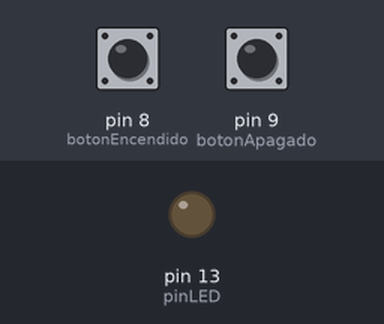
Bench run of a sketch on a simulated Arduino Uno, built with avr-gcc and run on an emulated ATmega328P. On the bench: output pins drawn as LEDs (lit = HIGH). The test bench sets the inputs (shaded band); at power-on: pin 8 (botonEncendido) LOW, pin 9 (botonApagado) LOW. What the sketch prints to the serial monitor is not drawn.

Above: at 1.2 s.
1.3 s: pin 8 (botonEncendido) pulled HIGH for 0.15 s
At 2.5 s:
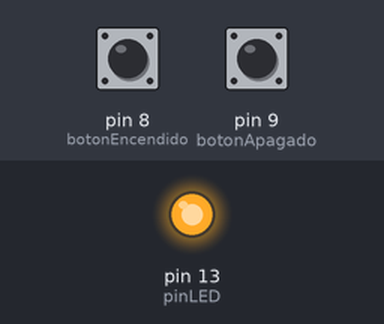
2.9 s: pin 9 (botonApagado) pulled HIGH for 0.15 s
At 3.9 s:
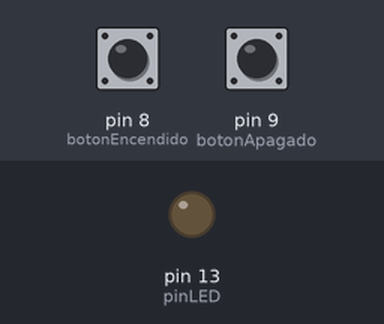
4.5 s: pin 8 (botonEncendido) pulled HIGH for 1 s
At 5.1 s:
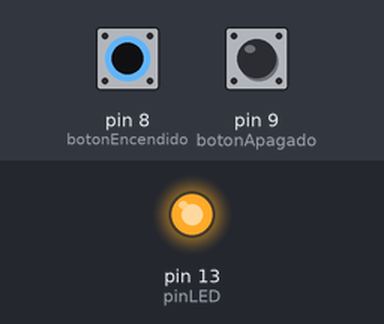
Timing chart, 0 to 7.5 s (numbered marks = the images above; inputs shaded):
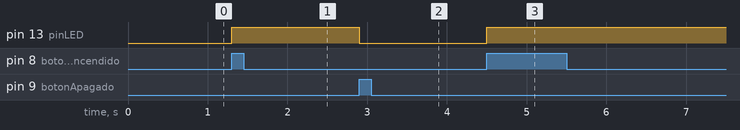

Measured:
- after the input at 1.3 s, pin 13 (pinLED): LOW → HIGH at once
- after the input at 2.9 s, pin 13 (pinLED): HIGH → LOW at once
- after the input at 4.5 s, pin 13 (pinLED): LOW → HIGH at once

The sketch:

BlueLed.ino
```cpp
char data = 0;                // Aqui se almacena lo que llega del bluethood (solo un byte)
int botonEncendido=8;
int botonApagado = 9;
int pinLED = 13;
unsigned long debounce = 500;
unsigned long tiempoActual;
unsigned long lastTiempo;

void setup() {
  Serial.begin(9600);         //Bits por segundo usados en la transmision del bluetooth
  pinMode(pinLED, OUTPUT);        // Indicamos que pinLED sera de salida
  pinMode(botonEncendido, INPUT); // Indicamos que el boton de encendido sera para recibir datos
  pinMode(botonApagado, INPUT); // Indicamos que el boton de apagado sera para recibir datos
}
void loop(){
  // Recuperamos el estado de los dos botones
  int estadoBtnEncendido = digitalRead(botonEncendido);
  int estadoBtnApagado = digitalRead(botonApagado);
  tiempoActual = millis();
  int lastEstado = 1;
  // Checamos si fueron precionados, de serlo se prende o apaga el LED respectivamente

  if(estadoBtnEncendido && ((tiempoActual-lastTiempo)> debounce)){
    digitalWrite(pinLED, HIGH);
    Serial.write("1");
    lastTiempo = tiempoActual;
  }

  if(estadoBtnApagado && ((tiempoActual-lastTiempo)> debounce)){
    digitalWrite(pinLED, LOW);
    Serial.write("0");
    lastTiempo = tiempoActual;
  }

  if(Serial.available() > 0)  // Si la conexion serial esta disponible activaremos o no el LED
  {
    data = Serial.read();      //Leemos los datos
    // Lineas de impresion de datos en la consola
    Serial.print(data);
    Serial.print("\n");
    // Si nos llega un 1 encendemos, si llega un cero apagamos
    if(data == '1'){
      digitalWrite(pinLED, HIGH);
    }
    else if(data == '0'){
      digitalWrite(pinLED, LOW);
    }
  }
}
```
